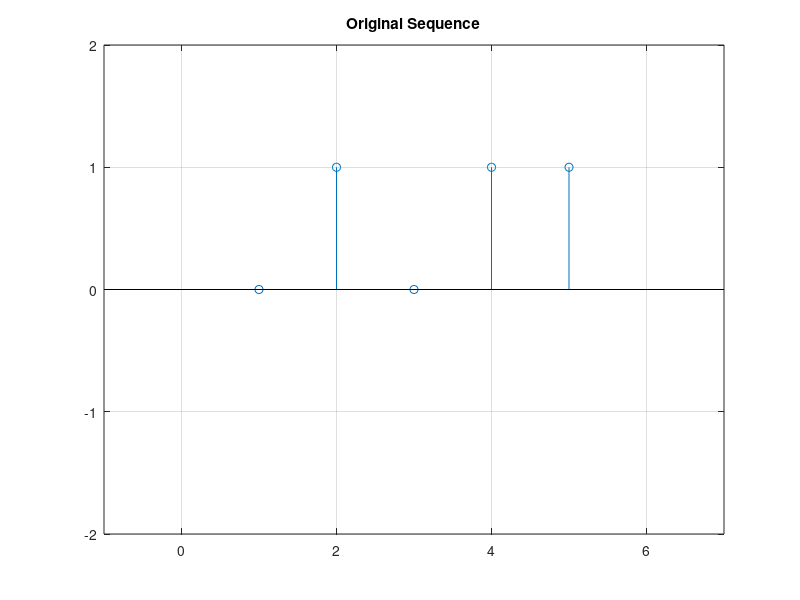
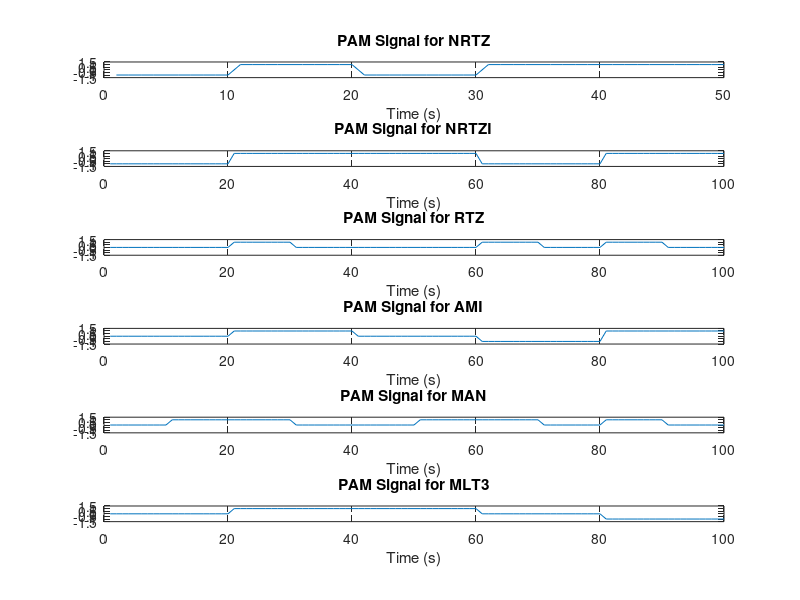

The MATLAB script that drew these images, in order: (Note: this script raises an error after producing the figures.)
clear; close all; clc;

% Parameters
nBits = 5;   % number of bits
Ts = 1e-3;       % symbol period
T = nBits*Ts;    % total time
t = 0:Ts:T-Ts;   % time vector

% Generate random bits
bits = randi([0 1],1, nBits);
bits = [ 0 1 0 1 1];
%plot original binary sequence
figure;
stem(bits);xlim([-1 nBits+2]);ylim([-2 2]);title('Original Sequence');
grid on;

% Define pulse shape
pulse_width = 10;  % Width of square pulse in samples
pulse_shape = ones(1, pulse_width);  % Square pulse

% Modulate using different line codes
%%%%%% non-return to zero (NRZ)
nrtz = bits.*2-1;                         

%%%%%%% NRTI
nrzi = zeros(1, length(bits)*2);

%%%%%%% RTZ
rtz = zeros(1, length(bits)*2);
% Set initial signal level to positive
signal_level = -1;

%%%%%%% AMI
pulse = -1;
ami = zeros(1, 2*length(bits)); % Initialize the AMI output vector with zeros
j = 1; % Index variable for the AMI output vector

%%%%%%% MAN 
MAN = zeros(1, length(bits)*2);


%%%%% MLT3
% define the three signal levels
levels = [-1 0 1 0];

% initialize the MLT-3 encoded signal
mlt = zeros(1, 2*length(bits));

% initialize the current signal level of MLT3
current_level = 2;

for i = 1:length(bits)
    
    % Loop through binary data and encode using NRZI
    if bits(i) == 0
        % No transition, keep same signal level
        nrzi(j:j+1) = signal_level;
    else
        % Transition, invert signal level
        signal_level = -signal_level;
        nrzi(j:j+1) = signal_level;
    end
    
    % Modulate using RTZ line code
    if bits(i) == 1
        rtz(2*i-1) = 1;
    else
        rtz(2*i-1) = 0;
    end
    
    % Modulate using AMI (Alternate Mark Inversion) line code
    if bits(i) == 1
        if pulse == -1
            ami(j:j+1) = 1;     
        else
            ami(j:j+1) = -1;
        end
        pulse = -pulse; % Toggle the pulse
    end
    
    % Modulate using Manchester line code
    if bits(i) == 1
        MAN(2*i-1) = 1;
    else
        MAN(2*i) = 1;
    end
    
    % Modulate using MLT3 line code
    % if the current bit is 0, the signal level remains the same
    if bits(i) == 0
        mlt(j:j+1) = levels(current_level);
    % if the current bit is 1, the signal level changes to the next available level
    else
        % change the signal level
        current_level = mod(current_level, 4) + 1;
        % set the new signal level for the current bit
        mlt(j:j+1) = levels(current_level);
    end
     j = j + 2; % Increment the index variable by 2 for each bit
end

% Signals to PAM signals To make plotting like Square waves
signals = {nrtz, nrzi, rtz, ami, MAN, mlt};
signals_names = {'NRTZ', 'NRTZI', 'RTZ', 'AMI', 'MAN', 'MLT3'};
pam_signals = cell(size(signals));

for k = 1:numel(signals)
    signal = signals{k};
    pam_signal = zeros(1, length(signal*pulse_width));
    for i = 1:length(signal)
        start_idx = (i-1)*pulse_width+1;
        end_idx = start_idx+pulse_width-1;
        pam_signal(start_idx:end_idx) = signal(i) * pulse_shape;
    end
    pam_signals{k} = pam_signal;
end

% plotting signals
figure;
for k = 1:numel(pam_signals)
    subplot(numel(pam_signals), 1, k);
    plot(pam_signals{k});
    axis([0 length(pam_signals{k}) -1.5 1.5]); ylim([-1.5 1.5]);
    title(sprintf('PAM Signal for %s', upper(signals_names{k})));
    xlabel('Time (s)');
end

% Calculate power spectral density
[P_nrtz, f_nrtz] = periodogram(nrtz,[],[],1/Ts,'centered');
[P_nrzi, f_nrzi] = periodogram(nrzi,[],[],1/Ts,'centered');
[P_rtz, f_rtz] = periodogram(rtz,[],[],1/Ts,'centered');
[P_ami, f_ami] = periodogram(ami,[],[],1/Ts,'centered');
[P_manchester, f_manchester] = periodogram(MAN,[],[],1/Ts,'centered');
[P_mlt, f_mlt] = periodogram(mlt,[],[],1/Ts,'centered');

% Plot power spectral density
figure;
subplot(6,1,1); plot(f_nrtz,10*log10(P_nrtz)); title('Non-return to zero');
subplot(6,1,2); plot(f_nrzi,10*log10(P_nrzi)); title('Non-return to zero inverted');
subplot(6,1,3); plot(f_rtz,10*log10(P_rtz)); title('Return to zero');
subplot(6,1,4); plot(f_ami,10*log10(P_ami)); title('Alternate mark inversion');
subplot(6,1,5); plot(f_manchester,10*log10(P_manchester)); title('Manchester coding');
subplot(6,1,6); plot(f_mlt,10*log10(P_mlt)); title('Multi-level transmission');
xlabel('Frequency (Hz)');
ylabel('Power spectral density (dB/Hz)');
